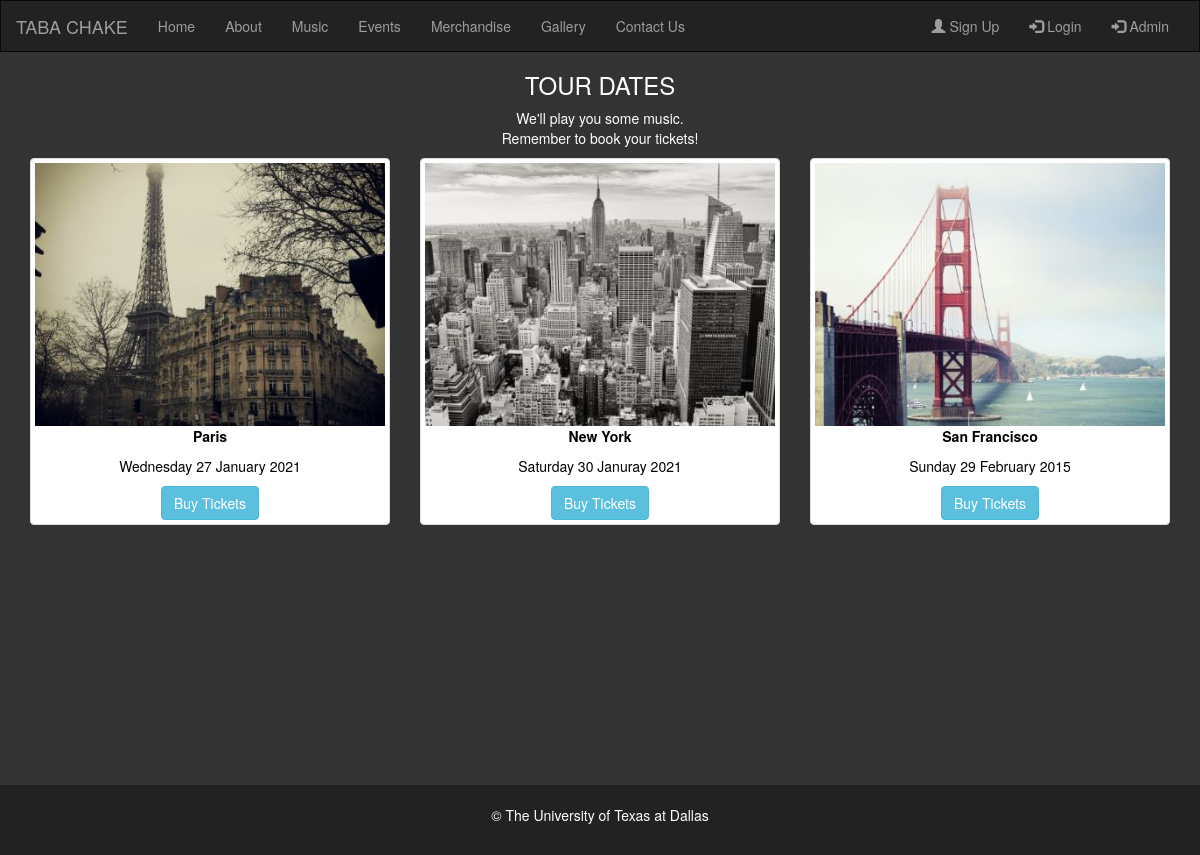
The app's page /ArtistPortfolio/tour.php with its own data.
### tables this page shows
CREATE TABLE `tour` (
  `id` int(100) NOT NULL,
  `location` varchar(100) NOT NULL,
  `day` varchar(100) NOT NULL,
  `date` int(100) NOT NULL,
  `month` varchar(100) NOT NULL,
  `year` int(100) NOT NULL,
  `image` varchar(100) NOT NULL,
  `ticket` varchar(100) NOT NULL
);

### ArtistPortfolio/tour.php (the view, shortened to what this page needs)
<?php include "header.php";
      $connection = mysqli_connect("localhost", "root", "","portfolio");
      $query = "SELECT * FROM tour";
      $result = mysqli_query($connection, $query);
?>
<div id="tour" class="bg-1">
  <div class="container">
    <h3 class="text-center">TOUR DATES</h3>
    <p class="text-center">We'll play you some music.<br> Remember to book your tickets!</p>
    <div class="row text-center">
  <?php
      while($row = mysqli_fetch_array($result)){
          echo "<div class='col-sm-4'>";
          echo "<div class='thumbnail'style='color: black;'>";
          echo "<img src='images/tour/".$row['image']."' alt='Paris' width='400px' height='300px'>";
          echo "<p><strong>".$row['location']."</strong></p>";
          echo "<p>".$row['day']." ".$row['date']." ".$row['month']." ".$row['year']."</p>";
          echo "<button class='btn btn-info'><a href='".$row['ticket']."' style='color:white;text-decoration:none;'>Buy Tickets</a></button>";
          echo "</div>";
          echo "</div>";
      }
    ?>
</div>
</div>
</div>
  <?php include "footer.php"; ?>

### ArtistPortfolio/header.php (shortened to what this page needs)
<!DOCTYPE html>
<html>
<head>
    <link rel="stylesheet" href="https://maxcdn.bootstrapcdn.com/bootstrap/3.4.1/css/bootstrap.min.css">
    <link rel="stylesheet" href="css/old.css">
    <link rel="stylesheet" href="https://cdnjs.cloudflare.com/ajax/libs/font-awesome/4.7.0/css/font-awesome.min.css">
</head>
<body style="background-color: #333333; color:white;">
	<nav class="navbar navbar-inverse">
	  <div class="container-fluid">
	    <div class="navbar-header">
	      <a class="navbar-brand" href="index.php">TABA CHAKE</a>
	    </div>
	    <div class="collapse navbar-collapse" id="myNavbar">
        <ul class="nav navbar-nav">
          <li><a href="index.php">Home</a></li>
          <li><a href="about.php">About</a></li>
          <li><a href="music.php">Music</a></li>
          <li><a href="tour.php">Events</a></li>
          <li><a href="merchandise.php">Merchandise</a></li>
          <li><a href="gallery.php">Gallery</a></li>
          <li><a href="contact.php">Contact Us</a></li>
        </ul>
	      <ul class="nav navbar-nav navbar-right">
	        <?php
	        	if (isset($_SESSION["user_id"])){
	        		echo "<li><a href='logout.php'><span class='glyphicon glyphicon-log-in'></span> Log Out</a></li>";
	       		 }
	       		 else{
	       		 	echo "<li><a href='signup.php'><span class='glyphicon glyphicon-user'></span> Sign Up</a></li>";
	       		 	echo "<li><a href='login.php'><span class='glyphicon glyphicon-log-in'></span> Login</a></li>";
	       		 	echo "<li><a href='login.php?admin=1'><span class='glyphicon glyphicon-log-in'></span> Admin</a></li>";
	       		}
	        ?>
	      </ul>
	    </div>
	  </div>
	</nav>

### ArtistPortfolio/footer.php
	  <div class="container-fluid" style="margin-top: 20%;background-color: #222;">
	    <div class="row">
	      <div class="col-md-12" style="padding-top: 20px;padding-bottom: 20px;">
	        <p class="text-center">© The University of Texas at Dallas </p>
	      </div>
	    </div>
	  </div>
</body>
</html>

### ArtistPortfolio/css/old.css (style rules this page uses)
.navbar { border-radius: 0px; margin-bottom: 0px; }

### records on screen
tour: image (picture), location "Paris", day "Wednesday", date "27", month "January", year "2021"
tour: image (picture), location "New York", day "Saturday", date "30", month "Januray", year "2021"
tour: image (picture), location "San Francisco", day "Sunday", date "29", month "February", year "2015"
